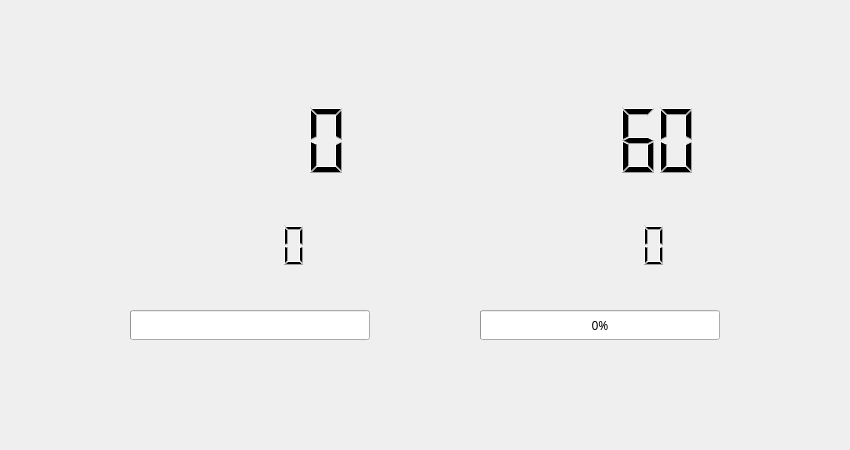
<?xml version="1.0" encoding="UTF-8"?>
<ui version="4.0">
 <class>Form</class>
 <widget class="QWidget" name="Form">
  <property name="geometry">
   <rect>
    <x>0</x>
    <y>0</y>
    <width>850</width>
    <height>450</height>
   </rect>
  </property>
  <property name="windowTitle">
   <string>计时器</string>
  </property>
  <widget class="QLCDNumber" name="Atimer">
   <property name="geometry">
    <rect>
     <x>150</x>
     <y>80</y>
     <width>200</width>
     <height>120</height>
    </rect>
   </property>
   <property name="lineWidth">
    <number>0</number>
   </property>
  </widget>
  <widget class="QProgressBar" name="Aprogress">
   <property name="geometry">
    <rect>
     <x>130</x>
     <y>310</y>
     <width>240</width>
     <height>30</height>
    </rect>
   </property>
   <property name="font">
    <font>
     <family>Fira Code</family>
    </font>
   </property>
  </widget>
  <widget class="QLCDNumber" name="Acache">
   <property name="geometry">
    <rect>
     <x>190</x>
     <y>220</y>
     <width>120</width>
     <height>50</height>
    </rect>
   </property>
   <property name="lineWidth">
    <number>0</number>
   </property>
  </widget>
  <widget class="QLCDNumber" name="Btimer">
   <property name="geometry">
    <rect>
     <x>500</x>
     <y>80</y>
     <width>200</width>
     <height>120</height>
    </rect>
   </property>
   <property name="lineWidth">
    <number>0</number>
   </property>
   <property name="value" stdset="0">
    <double>60.000000000000000</double>
   </property>
   <property name="intValue" stdset="0">
    <number>60</number>
   </property>
  </widget>
  <widget class="QProgressBar" name="Bprogress">
   <property name="geometry">
    <rect>
     <x>480</x>
     <y>310</y>
     <width>240</width>
     <height>30</height>
    </rect>
   </property>
   <property name="font">
    <font>
     <family>Fira Code</family>
    </font>
   </property>
   <property name="value">
    <number>0</number>
   </property>
  </widget>
  <widget class="QLCDNumber" name="Bcache">
   <property name="geometry">
    <rect>
     <x>550</x>
     <y>220</y>
     <width>120</width>
     <height>50</height>
    </rect>
   </property>
   <property name="lineWidth">
    <number>0</number>
   </property>
  </widget>
 </widget>
 <resources/>
 <connections/>
</ui>
